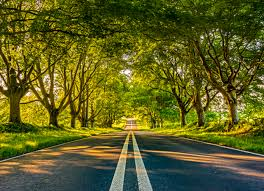
#> input picture THANSHI/road.jpg, 264 x 191 px
$ python FourierTransform.py
#> lines starting #> are read from the running program, lines starting #| are printed output that depends on the picture
import cv2
import numpy as np
import matplotlib.pyplot as plt

# Load an image
image = cv2.imread('road.jpg', cv2.IMREAD_GRAYSCALE)
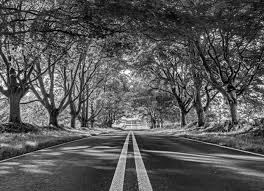
#> image: shape (191, 264); min 0, max 255, mean 86.6

# Perform Fourier Transform
f = np.fft.fft2(image)
f_shift = np.fft.fftshift(f)
magnitude_spectrum = 20 * np.log(np.abs(f_shift))
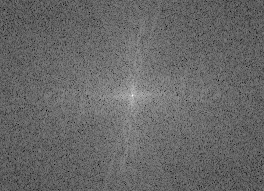
#> magnitude_spectrum: shape (191, 264) float64; min 73.87, max 305.8, mean 168.3; drawn with min black and max white

# Display the original and magnitude spectrum images
plt.subplot(121), plt.imshow(image, cmap='gray')
plt.title('Original Image'), plt.xticks([]), plt.yticks([])
plt.subplot(122), plt.imshow(magnitude_spectrum, cmap='gray')
plt.title('Magnitude Spectrum'), plt.xticks([]), plt.yticks([])
plt.show()
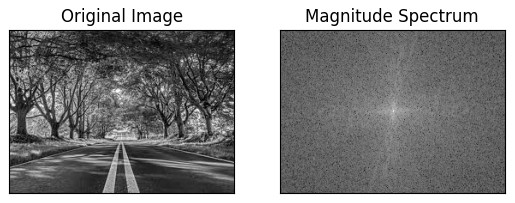
#> figure drawn by matplotlib, 2 panels

$ run again, with THANSHI/trees.jpg copied over THANSHI/road.jpg
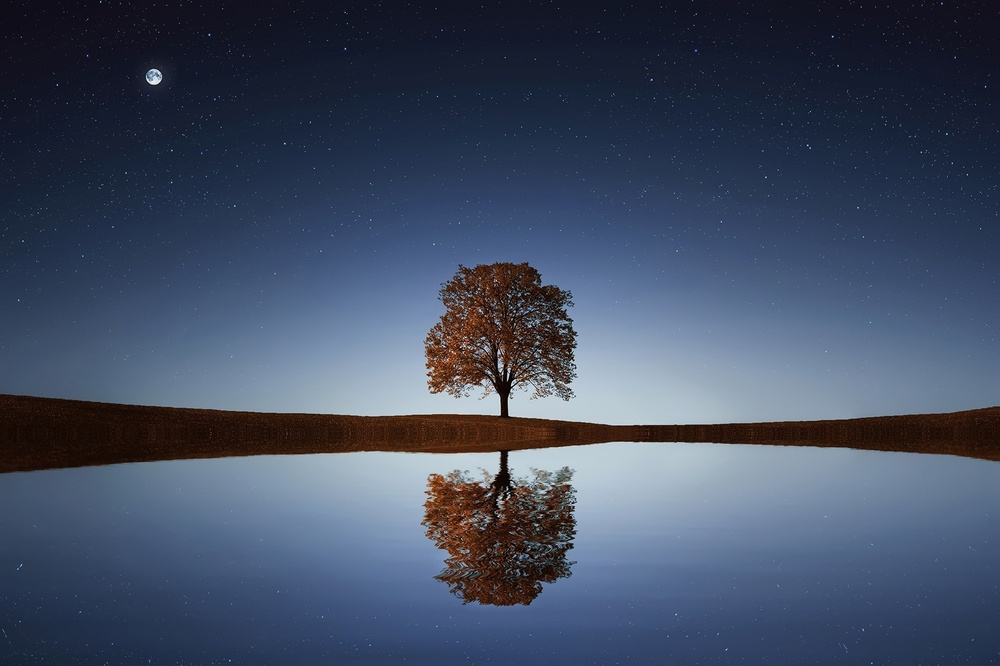
#> input picture THANSHI/trees.jpg, 1000 x 666 px, shrunk from 1920 x 1278 before the run
#> `magnitude_spectrum = 20 * np.log(np.abs(f_shift))`:
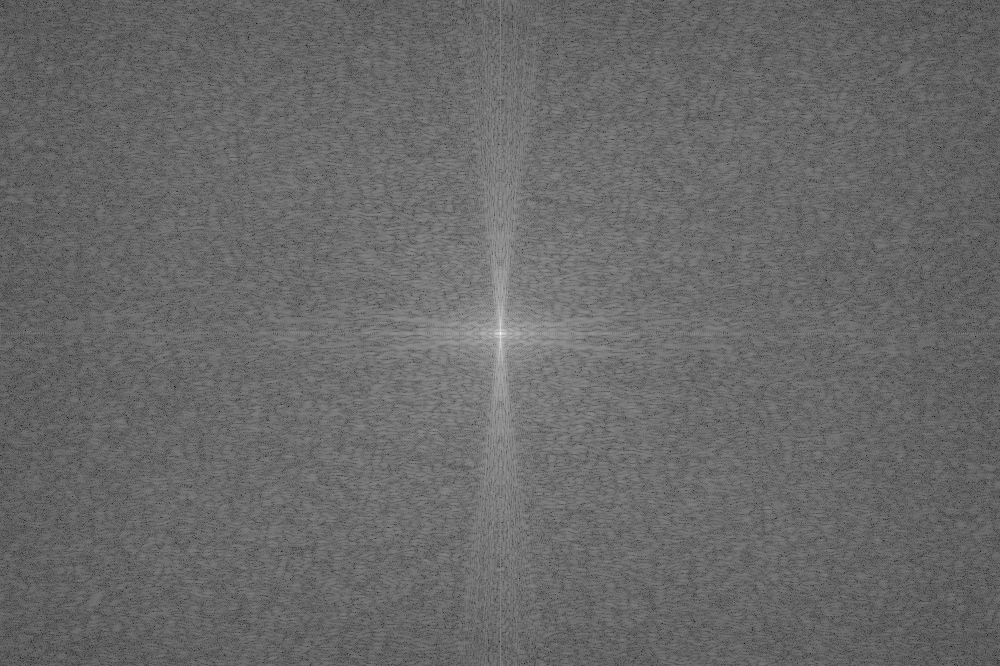
#> magnitude_spectrum: shape (666, 1000) float64; min 38.76, max 354.7, mean 169.2; drawn with min black and max white
#> `plt.show()`:
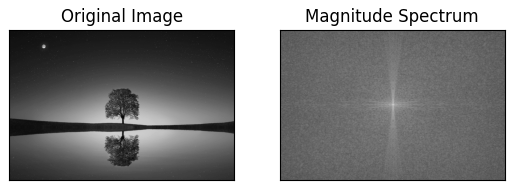
#> figure drawn by matplotlib, 2 panels

$ run again, with THANSHI/bnature.jpeg copied over THANSHI/road.jpg
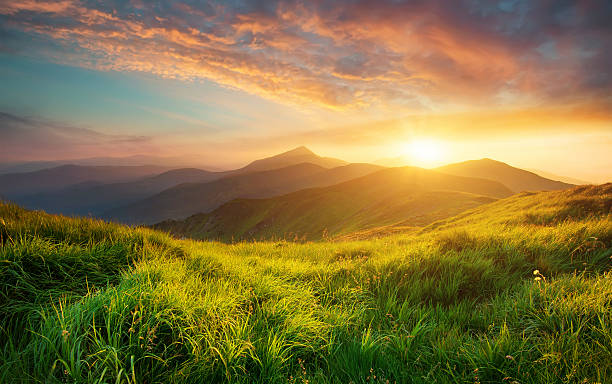
#> input picture THANSHI/bnature.jpeg, 612 x 384 px
#> `magnitude_spectrum = 20 * np.log(np.abs(f_shift))`:
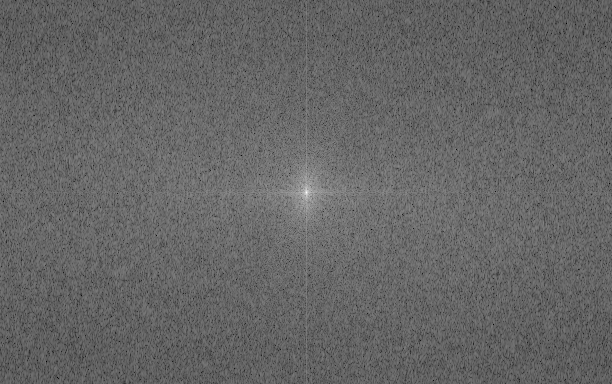
#> magnitude_spectrum: shape (384, 612) float64; min 64.63, max 342.5, mean 175.4; drawn with min black and max white
#> `plt.show()`:
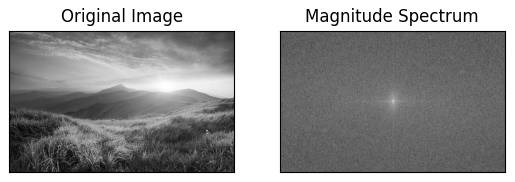
#> figure drawn by matplotlib, 2 panels

$ run again, with THANSHI/example.jpeg copied over THANSHI/road.jpg
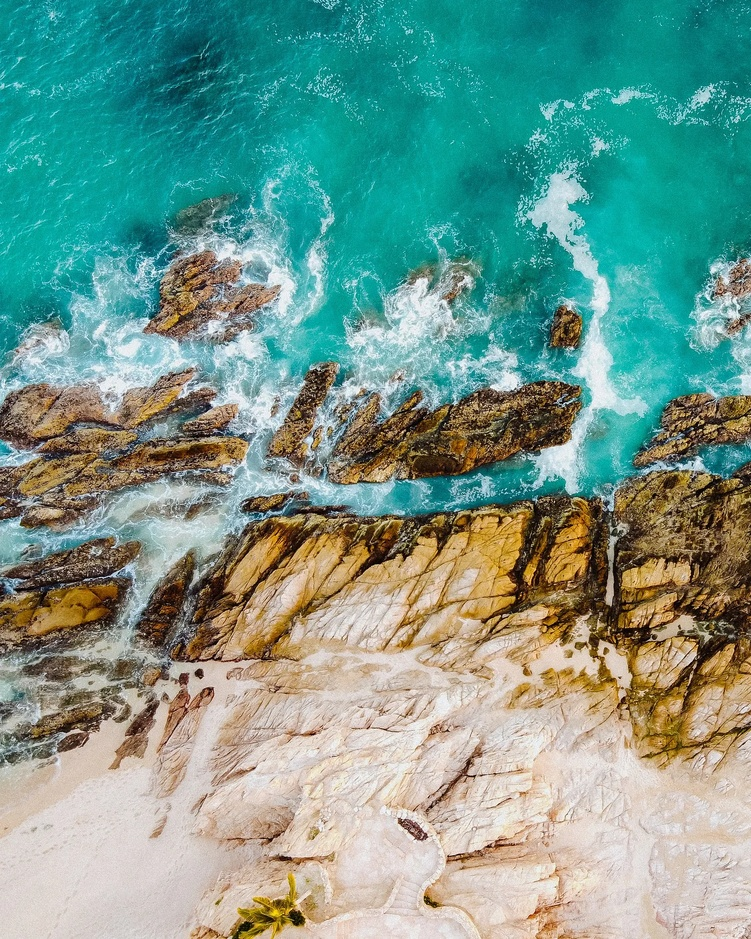
#> input picture THANSHI/example.jpeg, 751 x 939 px, shrunk from 1400 x 1750 before the run
#> `magnitude_spectrum = 20 * np.log(np.abs(f_shift))`:
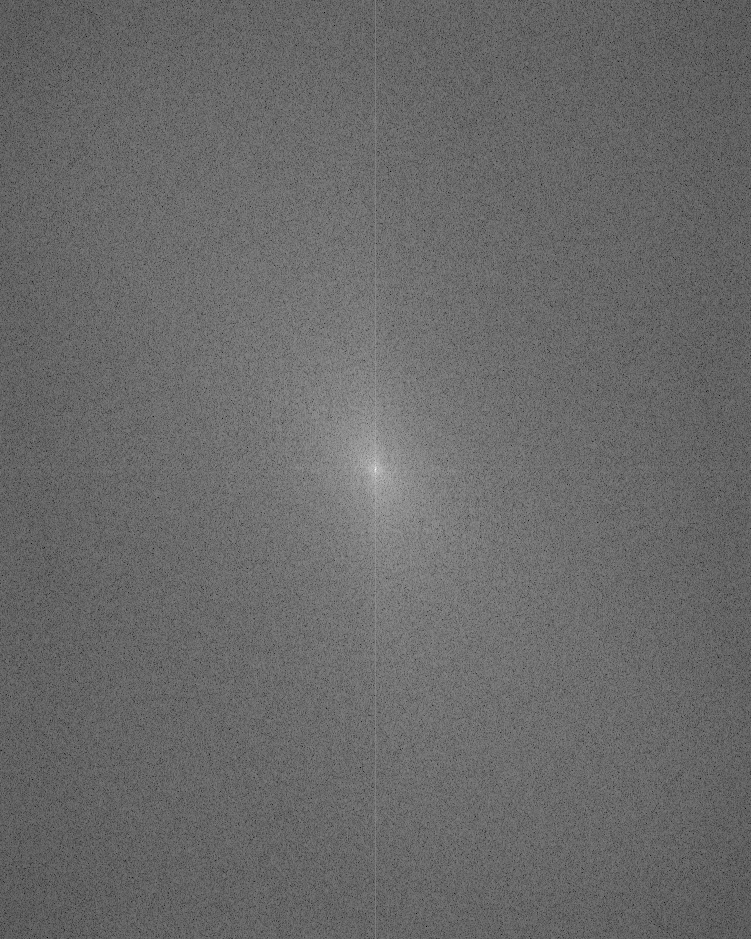
#> magnitude_spectrum: shape (939, 751) float64; min 60.38, max 368.3, mean 188.3; drawn with min black and max white
#> `plt.show()`:
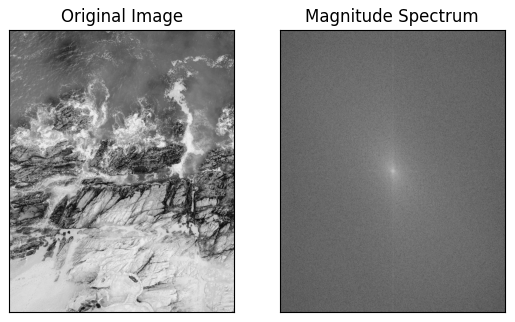
#> figure drawn by matplotlib, 2 panels
